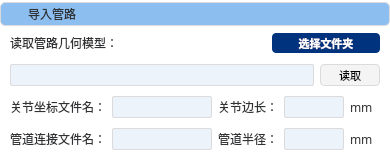
                  <widget class="QFrame" name="frame_left_12">
                   <property name="minimumSize">
                    <size>
                     <width>390</width>
                     <height>160</height>
                    </size>
                   </property>
                   <property name="maximumSize">
                    <size>
                     <width>390</width>
                     <height>160</height>
                    </size>
                   </property>
                   <property name="styleSheet">
                    <string notr="true">#frame_left_12{
	background: #FFFFFF;
	border-radius: 5px 5px 0px 0px;
	border: 1px solid #DBDBDB;
}
QFrame{
	border-radius: 5px 5px 5px 5px;
	background-color: rgb(255, 255, 255);
}</string>
                   </property>
                   <property name="frameShape">
                    <enum>QFrame::StyledPanel</enum>
                   </property>
                   <property name="frameShadow">
                    <enum>QFrame::Raised</enum>
                   </property>
                   <layout class="QVBoxLayout" name="verticalLayout_left_12">
                    <property name="spacing">
                     <number>0</number>
                    </property>
                    <property name="leftMargin">
                     <number>0</number>
                    </property>
                    <property name="topMargin">
                     <number>0</number>
                    </property>
                    <property name="rightMargin">
                     <number>0</number>
                    </property>
                    <property name="bottomMargin">
                     <number>0</number>
                    </property>
                    <item>
                     <widget class="QFrame" name="frame_left_120">
                      <property name="sizePolicy">
                       <sizepolicy hsizetype="Preferred" vsizetype="Preferred">
                        <horstretch>0</horstretch>
                        <verstretch>0</verstretch>
                       </sizepolicy>
                      </property>
                      <property name="minimumSize">
                       <size>
                        <width>0</width>
                        <height>24</height>
                       </size>
                      </property>
                      <property name="maximumSize">
                       <size>
                        <width>16777215</width>
                        <height>24</height>
                       </size>
                      </property>
                      <property name="styleSheet">
                       <string notr="true">#frame_left_120{
	background: radial-gradient, #8CBEEF;
	border-radius: 5px 5px 0px 0px;
	border: 1px solid #DBDBDB;
}
#frame_120{
	background: radial-gradient, #8CBEEF;
	border-radius: 5px 5px 0px 0px;
	border: none;
}
QLabel{
	font-weight: 400;
	font-size: 12px;
	color: #303133;
	text-align: left;
	font-style: normal;
	text-transform: none;
	background-color: rgb(140, 190, 239);
	border-radius: 5px 5px 0px 0px;
	border: none;
}
QPushButton{
	background-color: rgb(140, 190, 239);
	border-radius: 5px 5px 0px 0px;
	border: none;
}
QPushButton:hover {
    background-color: rgb(255, 255, 255);
}</string>
                      </property>
                      <property name="frameShape">
                       <enum>QFrame::StyledPanel</enum>
                      </property>
                      <property name="frameShadow">
                       <enum>QFrame::Raised</enum>
                      </property>
                      <layout class="QHBoxLayout" name="horizontalLayout_left_120">
                       <property name="spacing">
                        <number>6</number>
                       </property>
                       <property name="leftMargin">
                        <number>6</number>
                       </property>
                       <property name="topMargin">
                        <number>0</number>
                       </property>
                       <property name="rightMargin">
                        <number>10</number>
                       </property>
                       <property name="bottomMargin">
                        <number>0</number>
                       </property>
                       <item>
                        <widget class="QFrame" name="frame_120">
                         <property name="styleSheet">
                          <string notr="true"/>
                         </property>
                         <property name="frameShape">
                          <enum>QFrame::StyledPanel</enum>
                         </property>
                         <property name="frameShadow">
                          <enum>QFrame::Raised</enum>
                         </property>
                         <layout class="QHBoxLayout" name="horizontalLayout_120">
                          <property name="spacing">
                           <number>6</number>
                          </property>
                          <property name="leftMargin">
                           <number>0</number>
                          </property>
                          <property name="topMargin">
                           <number>0</number>
                          </property>
                          <property name="rightMargin">
                           <number>0</number>
                          </property>
                          <property name="bottomMargin">
                           <number>0</number>
                          </property>
                          <item>
                           <widget class="QLabel" name="label_1201">
                            <property name="minimumSize">
                             <size>
                              <width>15</width>
                              <height>15</height>
                             </size>
                            </property>
                            <property name="maximumSize">
                             <size>
                              <width>15</width>
                              <height>15</height>
                             </size>
                            </property>
                            <property name="text">
                             <string/>
                            </property>
                            <property name="pixmap">
                             <pixmap resource="res.qrc">:/icons/icon_02.png</pixmap>
                            </property>
                            <property name="scaledContents">
                             <bool>true</bool>
                            </property>
                           </widget>
                          </item>
                          <item>
                           <widget class="QLabel" name="label_1202">
                            <property name="font">
                             <font>
                              <family>黑体</family>
                              <pointsize>-1</pointsize>
                              <weight>50</weight>
                              <italic>false</italic>
                              <bold>false</bold>
                             </font>
                            </property>
                            <property name="text">
                             <string>导入管路</string>
                            </property>
                           </widget>
                          </item>
                         </layout>
                        </widget>
                       </item>
                       <item>
                        <spacer name="horizontalSpacer_120">
                         <property name="orientation">
                          <enum>Qt::Horizontal</enum>
                         </property>
                         <property name="sizeHint" stdset="0">
                          <size>
                           <width>40</width>
                           <height>20</height>
                          </size>
                         </property>
                        </spacer>
                       </item>
                       <item>
                        <widget class="QPushButton" name="pushButton_120">
                         <property name="font">
                          <font>
                           <family>Arial</family>
                           <pointsize>8</pointsize>
                          </font>
                         </property>
                         <property name="text">
                          <string/>
                         </property>
                         <property name="icon">
                          <iconset resource="res.qrc">
                           <normaloff>:/icons/icon_about.png</normaloff>:/icons/icon_about.png</iconset>
                         </property>
                        </widget>
                       </item>
                      </layout>
                     </widget>
                    </item>
                    <item>
                     <widget class="QFrame" name="frame_left_121">
                      <property name="minimumSize">
                       <size>
                        <width>0</width>
                        <height>30</height>
                       </size>
                      </property>
                      <property name="maximumSize">
                       <size>
                        <width>16777215</width>
                        <height>30</height>
                       </size>
                      </property>
                      <property name="styleSheet">
                       <string notr="true">QLabel{
	font-weight: 400;
	font-size: 12px;
	color: #303133;
	text-align: left;
	font-style: normal;
	text-transform: none;
}
QPushButton {
	height: 20px;
	background: #00337E;
	border-radius: 4px 4px 4px 4px;
	color: rgb(255, 255, 255);
}
QPushButton:hover {
    background: rgb(0, 83, 200);
}
QRadioButton{
	border: none;
	background: radial-gradient( #ECECED 0%, #FFFFFF 100%);
	border-radius: 4px 4px 4px 4px;
}</string>
                      </property>
                      <property name="frameShape">
                       <enum>QFrame::StyledPanel</enum>
                      </property>
                      <property name="frameShadow">
                       <enum>QFrame::Raised</enum>
                      </property>
                      <layout class="QHBoxLayout" name="horizontalLayout_left_121">
                       <property name="leftMargin">
                        <number>10</number>
                       </property>
                       <property name="topMargin">
                        <number>0</number>
                       </property>
                       <property name="rightMargin">
                        <number>10</number>
                       </property>
                       <property name="bottomMargin">
                        <number>0</number>
                       </property>
                       <item>
                        <widget class="QLabel" name="label_121">
                         <property name="font">
                          <font>
                           <family>黑体</family>
                           <pointsize>-1</pointsize>
                           <weight>50</weight>
                           <italic>false</italic>
                           <bold>false</bold>
                          </font>
                         </property>
                         <property name="text">
                          <string>读取管路几何模型：</string>
                         </property>
                        </widget>
                       </item>
                       <item>
                        <widget class="QPushButton" name="pushButton_121">
                         <property name="minimumSize">
                          <size>
                           <width>108</width>
                           <height>20</height>
                          </size>
                         </property>
                         <property name="maximumSize">
                          <size>
                           <width>108</width>
                           <height>20</height>
                          </size>
                         </property>
                         <property name="font">
                          <font>
                           <family>等线</family>
                           <pointsize>8</pointsize>
                           <weight>75</weight>
                           <italic>false</italic>
                           <bold>true</bold>
                          </font>
                         </property>
                         <property name="styleSheet">
                          <string notr="true"/>
                         </property>
                         <property name="text">
                          <string>选择文件夹</string>
                         </property>
                        </widget>
                       </item>
                      </layout>
                     </widget>
                    </item>
                    <item>
                     <widget class="QFrame" name="frame_left_122">
                      <property name="minimumSize">
                       <size>
                        <width>0</width>
                        <height>30</height>
                       </size>
                      </property>
                      <property name="maximumSize">
                       <size>
                        <width>16777215</width>
                        <height>30</height>
                       </size>
                      </property>
                      <property name="styleSheet">
                       <string notr="true">QPushButton{
	width: 60px;
	height: 20px;
	background: qradialgradient(cx:0%, cy:0%, radius:100%, fx:50%, fy:50%, stop:0 #ECECED, stop:1 #FFFFFF);
	border-radius: 4px 4px 4px 4px;
	border: 1px solid #DBDBDD;
}
QPushButton:hover {
    background: rgb(226, 226, 227);
}
QLineEdit{
	width: 309px;
	height: 20px;
	background: #ECF3FB;
	border-radius: 2px 2px 2px 2px;
	border: 1px solid #DBDBDB;
}</string>
                      </property>
                      <property name="frameShape">
                       <enum>QFrame::StyledPanel</enum>
                      </property>
                      <property name="frameShadow">
                       <enum>QFrame::Raised</enum>
                      </property>
                      <layout class="QHBoxLayout" name="horizontalLayout_left_122">
                       <property name="spacing">
                        <number>6</number>
                       </property>
                       <property name="leftMargin">
                        <number>10</number>
                       </property>
                       <property name="topMargin">
                        <number>0</number>
                       </property>
                       <property name="rightMargin">
                        <number>10</number>
                       </property>
                       <property name="bottomMargin">
                        <number>0</number>
                       </property>
                       <item>
                        <widget class="QLineEdit" name="lineEdit_122"/>
                       </item>
                       <item>
                        <widget class="QPushButton" name="pushButton_122">
                         <property name="maximumSize">
                          <size>
                           <width>60</width>
                           <height>16777215</height>
                          </size>
                         </property>
                         <property name="font">
                          <font>
                           <family>黑体</family>
                           <pointsize>8</pointsize>
                           <weight>50</weight>
                           <bold>false</bold>
                          </font>
                         </property>
                         <property name="text">
                          <string>读取</string>
                         </property>
                        </widget>
                       </item>
                      </layout>
                     </widget>
                    </item>
                    <item>
                     <widget class="QFrame" name="frame_left_123">
                      <property name="minimumSize">
                       <size>
                        <width>0</width>
                        <height>30</height>
                       </size>
                      </property>
                      <property name="maximumSize">
                       <size>
                        <width>16777215</width>
                        <height>30</height>
                       </size>
                      </property>
                      <property name="styleSheet">
                       <string notr="true">QPushButton{
	width: 60px;
	height: 20px;
	background: qradialgradient(cx:0%, cy:0%, radius:100%, fx:50%, fy:50%, stop:0 #ECECED, stop:1 #FFFFFF);
	border-radius: 4px 4px 4px 4px;
	border: 1px solid #DBDBDD;
}
QLabel{
	font-weight: 400;
	font-size: 12px;
	color: #303133;
	text-align: left;
	font-style: normal;
	text-transform: none;
}
QLineEdit{
	width: 120px;
	height: 20px;
	background: #ECF3FB;
	border-radius: 2px 2px 2px 2px;
	border: 1px solid #DBDBDB;
}</string>
                      </property>
                      <property name="frameShape">
                       <enum>QFrame::StyledPanel</enum>
                      </property>
                      <property name="frameShadow">
                       <enum>QFrame::Raised</enum>
                      </property>
                      <layout class="QHBoxLayout" name="horizontalLayout_left_123">
                       <property name="leftMargin">
                        <number>10</number>
                       </property>
                       <property name="topMargin">
                        <number>0</number>
                       </property>
                       <property name="rightMargin">
                        <number>10</number>
                       </property>
                       <property name="bottomMargin">
                        <number>0</number>
                       </property>
                       <item>
                        <widget class="QLabel" name="label_1231">
                         <property name="font">
                          <font>
                           <family>黑体</family>
                           <pointsize>-1</pointsize>
                           <weight>50</weight>
                           <italic>false</italic>
                           <bold>false</bold>
                          </font>
                         </property>
                         <property name="text">
                          <string>关节坐标文件名：</string>
                         </property>
                        </widget>
                       </item>
                       <item>
                        <widget class="QLineEdit" name="lineEdit_1231">
                         <property name="maximumSize">
                          <size>
                           <width>100</width>
                           <height>16777215</height>
                          </size>
                         </property>
                        </widget>
                       </item>
                       <item>
                        <widget class="QLabel" name="label_1232">
                         <property name="font">
                          <font>
                           <family>黑体</family>
                           <pointsize>-1</pointsize>
                           <weight>50</weight>
                           <italic>false</italic>
                           <bold>false</bold>
                          </font>
                         </property>
                         <property name="text">
                          <string>关节边长：</string>
                         </property>
                        </widget>
                       </item>
                       <item>
                        <widget class="QLineEdit" name="lineEdit_1232">
                         <property name="maximumSize">
                          <size>
                           <width>60</width>
                           <height>16777215</height>
                          </size>
                         </property>
                        </widget>
                       </item>
                       <item>
                        <widget class="QLabel" name="label_1233">
                         <property name="font">
                          <font>
                           <family>黑体</family>
                           <pointsize>-1</pointsize>
                           <weight>50</weight>
                           <italic>false</italic>
                           <bold>false</bold>
                          </font>
                         </property>
                         <property name="text">
                          <string>mm</string>
                         </property>
                        </widget>
                       </item>
                      </layout>
                     </widget>
                    </item>
                    <item>
                     <widget class="QFrame" name="frame_left_124">
                      <property name="minimumSize">
                       <size>
                        <width>0</width>
                        <height>30</height>
                       </size>
                      </property>
                      <property name="maximumSize">
                       <size>
                        <width>16777215</width>
                        <height>30</height>
                       </size>
                      </property>
                      <property name="styleSheet">
                       <string notr="true">QPushButton{
	width: 60px;
	height: 20px;
	background: qradialgradient(cx:0%, cy:0%, radius:100%, fx:50%, fy:50%, stop:0 #ECECED, stop:1 #FFFFFF);
	border-radius: 4px 4px 4px 4px;
	border: 1px solid #DBDBDD;
}
QLabel{
	font-weight: 400;
	font-size: 12px;
	color: #303133;
	text-align: left;
	font-style: normal;
	text-transform: none;
}
QLineEdit{
	width: 120px;
	height: 20px;
	background: #ECF3FB;
	border-radius: 2px 2px 2px 2px;
	border: 1px solid #DBDBDB;
}</string>
                      </property>
                      <property name="frameShape">
                       <enum>QFrame::StyledPanel</enum>
                      </property>
                      <property name="frameShadow">
                       <enum>QFrame::Raised</enum>
                      </property>
                      <layout class="QHBoxLayout" name="horizontalLayout_left_124">
                       <property name="leftMargin">
                        <number>10</number>
                       </property>
                       <property name="topMargin">
                        <number>0</number>
                       </property>
                       <property name="rightMargin">
                        <number>10</number>
                       </property>
                       <property name="bottomMargin">
                        <number>0</number>
                       </property>
                       <item>
                        <widget class="QLabel" name="label_1241">
                         <property name="font">
                          <font>
                           <family>黑体</family>
                           <pointsize>-1</pointsize>
                           <weight>50</weight>
                           <italic>false</italic>
                           <bold>false</bold>
                          </font>
                         </property>
                         <property name="text">
                          <string>管道连接文件名：</string>
                         </property>
                        </widget>
                       </item>
                       <item>
                        <widget class="QLineEdit" name="lineEdit_1241">
                         <property name="maximumSize">
                          <size>
                           <width>100</width>
                           <height>16777215</height>
                          </size>
                         </property>
                        </widget>
                       </item>
                       <item>
                        <widget class="QLabel" name="label_1242">
                         <property name="font">
                          <font>
                           <family>黑体</family>
                           <pointsize>-1</pointsize>
                           <weight>50</weight>
                           <italic>false</italic>
                           <bold>false</bold>
                          </font>
                         </property>
                         <property name="text">
                          <string>管道半径：</string>
                         </property>
                        </widget>
                       </item>
                       <item>
                        <widget class="QLineEdit" name="lineEdit_1242">
                         <property name="maximumSize">
                          <size>
                           <width>60</width>
                           <height>16777215</height>
                          </size>
                         </property>
                        </widget>
                       </item>
                       <item>
                        <widget class="QLabel" name="label_1243">
                         <property name="font">
                          <font>
                           <family>黑体</family>
                           <pointsize>-1</pointsize>
                           <weight>50</weight>
                           <italic>false</italic>
                           <bold>false</bold>
                          </font>
                         </property>
                         <property name="text">
                          <string>mm</string>
                         </property>
                        </widget>
                       </item>
                      </layout>
                     </widget>
                    </item>
                   </layout>
                  </widget>
